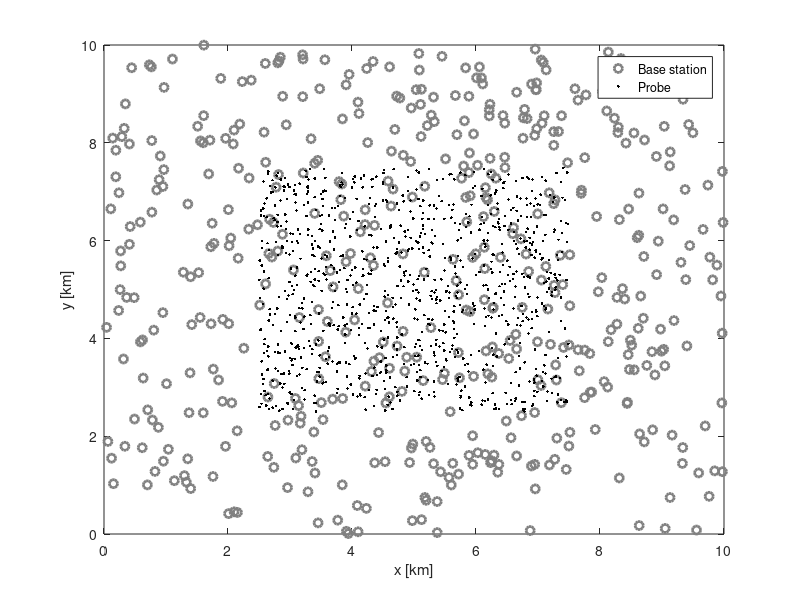

MATLAB code to generate this figure: (Note: this script raises an error after producing the figure.)
close all;
clear all;
clc;

disp('--------------------------------------------------------------------------------------');
disp('Results');
fprintf('\n');

% Load ERBs and NIR data and convert the data of electric fiel to power
% density
erbs700 = dlmread('monte carlo section b data/bs 700MHz.txt', '\t', 3, 0);
nir700 = dlmread('monte carlo section b data/nir 700MHz.txt', '\t', 3, 0);
s700 = nir700(:, 3).^2./377;

erbs850 = dlmread('monte carlo section b data/bs 850MHz.txt', '\t', 3, 0);
nir850 = dlmread('monte carlo section b data/nir 850MHz.txt', '\t', 3, 0);
s850 = nir850(:, 3).^2./377;

erbs1800 = dlmread('monte carlo section b data/bs 1800MHz.txt', '\t', 3, 0);
nir1800 = dlmread('monte carlo section b data/nir 1800MHz.txt', '\t', 3, 0);
s1800 = nir1800(:, 3).^2./377;

erbs2100 = dlmread('monte carlo section b data/bs 2100MHz.txt', '\t', 3, 0);
nir2100 = dlmread('monte carlo section b data/nir 2100MHz.txt', '\t', 3, 0);
s2100 = nir2100(:, 3).^2./377;

erbs2600 = dlmread('monte carlo section b data/bs 2600MHz.txt', '\t', 3, 0);
nir2600 = dlmread('monte carlo section b data/nir 2600MHz.txt', '\t', 3, 0);
s2600 = nir2600(:, 3).^2./377;

s_sim_tot = s700 + s850 + s1800 + s2100 + s2600;

% Plot erbs and probes positions
figure(1);
fig1 = plot(erbs700(1:500,1)/1000, erbs700(1:500,2)/1000, 'o', nir700(1:1000,1)/1000, nir700(1:1000,2)/1000, '.');
xlabel('x [km]');
ylabel('y [km]');
set(fig1(2),'Color', 'black', 'LineWidth', 2);
set(fig1(1),'Color', [0.5 0.5 0.5], 'LineWidth', 2);
legend('Base station', 'Probe');

% Calculate the maximum simulated s for each frequency
S_sim_max = [max(s700) max(s850) max(s1800) max(s2100) max(s2600)];

%%%%%%%%%%%%%%%%%%%%%%%%%%%%%%%%%%%%%%%%%%%%%%%%%%%%%%%%%%%%%%%%%%%%%%%%%%%%
% BEGIN: S calculated acording to eq. 7
%%%%%%%%%%%%%%%%%%%%%%%%%%%%%%%%%%%%%%%%%%%%%%%%%%%%%%%%%%%%%%%%%%%%%%%%%%%%
% Lower frequencies at each band and wavelength
freq = [700e6; 850e6; 1800e6; 2100e6; 2600e6];
lambda = 3e8./freq;
% Base station height (hbs) and probe height (hprobe)
hbs = [30; 30; 25; 20; 20];
hprobe = 1.5;

% Propagation models for all frequencies
gamma = [2, 4];
C = [(4*pi./lambda).^2    1./(hbs*hprobe).^2];

% Radius for all frequencies
R = 123*ones(size(freq));

% Transition between PL1 and PL2 is at d = 1000 m
d_transition = 4*pi*hbs*hprobe./lambda;

% EIRP for all base stations is 63 dBm ~ 2.000 W
EIRP=1000*ones(size(freq));

% Safety limit for S at each frequency
S_lim = [3.5; 4.25; 9; 10; 10];

% Calculate the contribution for all frequencies
S_eq_7 = zeros(size(freq));
s_sim_tot_eq_7 = 0;
s_calc_tot = 0;
for i=1:length(freq)
    S_eq_7(i) = eq7_M_PL_models(C(i,:), gamma, d_transition(i), R(i), EIRP(i), freq(i));
    s_sim_tot_eq_7 = s_sim_tot_eq_7 + S_eq_7(i);
    s_calc_tot = s_calc_tot + max(S_eq_7(i));
end
%%%%%%%%%%%%%%%%%%%%%%%%%%%%%%%%%%%%%%%%%%%%%%%%%%%%%%%%%%%%%%%%%%%%%%%%%%%%
% END: S calculated acording to eq. 7
%%%%%%%%%%%%%%%%%%%%%%%%%%%%%%%%%%%%%%%%%%%%%%%%%%%%%%%%%%%%%%%%%%%%%%%%%%%%

% Compare the maximum simulated with the limit given by equation 7
% Print results
fprintf('Freq\tS_sim_max\t\tS_eq_7\n');
for i=1:length(freq)
    freqMHz = freq(i)/1e6;
    if (freqMHz < 1000)
        fprintf('%d\t\t%2f\t%2f\n', freq(i)/1e6, S_sim_max(i), S_eq_7(i));
    else
        fprintf('%d\t%2f\t%2f\n', freq(i)/1e6, S_sim_max(i), S_eq_7(i));
    end
end

samples = length(s_sim_tot);
s_sim_tot = sort(s_sim_tot);
figure(3);
fig3 = plot(s_sim_tot, 1/samples:1/samples:1);
xlabel('x');
ylabel('F(x)');
set(fig3,'Color', 'black', 'LineWidth', 2, 'LineStyle', '.');
xticks = [0.25*s_calc_tot 0.5*s_calc_tot 0.75*s_calc_tot s_calc_tot];
newLabel = '';
for i=1:length(xticks)
    newLabel = strcat(newLabel, sprintf('%1.0e (%1.1f %%)', xticks(i), 100*xticks(i)/s_calc_tot));
    if (i < length(xticks))
        newLabel = strcat(newLabel, '|');
    end    
end
set(gca, 'XTick', xticks);
set(gca, 'XTickLabel', newLabel);
axis([0 s_calc_tot 0 1])
grid

